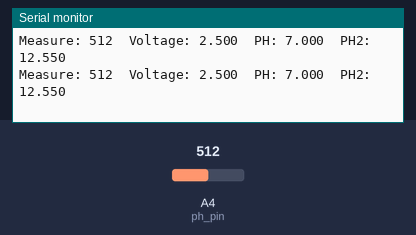
A sketch run on a simulated Arduino Uno, built with avr-gcc and run on an emulated ATmega328P. Parts: the last lines printed to the serial monitor. The inputs (shaded band) are chosen by the test bench; at power-on: A4 (ph_pin) = 512.

Above: at 2.8 s.
2.9 s: A4 (ph_pin) set to 716
At 4.4 s:
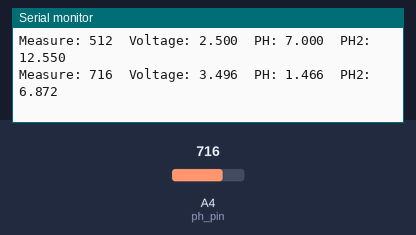
5.6 s: A4 (ph_pin) set to 900
At 7.2 s:
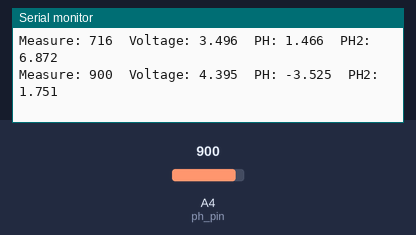
Timing chart, 0 to 8.7 s (numbered marks = the images above; inputs shaded):
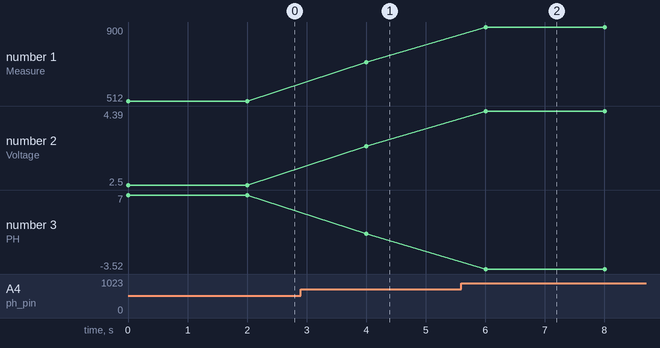

The sketch:

ph_medicao_calibragem.ino
```cpp
//Para calibrar o sensor de pH é necessario seguir os seguintes passos
//1º - Medir voltagem do sensor no vinagre (pH 3) e no alvejante(pH 13)
//2º - Tirar a equação da reta em https://pt.symbolab.com/solver/line-equation-calculator
//3º - Altera os valores de valor_calibracao e multi de acordo com a equação
//Caso não tenha os materiais, é possivel calibrar utilizando outros elementos, cujo saiba o pH
//Se for possível calibrar o potenciometro do analogico utilizado em 2.5V a fórmula é -5.7 * X -21.24

int ph_pin = A4;
//float valor_calibracao = 21.34;
float valor_calibracao = 26.8;
//float multi = -5.7;
float multi = -5.7;

void setup() {
  Serial.begin(9600);
  }

void loop() {
  int measure = analogRead(ph_pin);
  Serial.print("Measure: ");
  Serial.print(measure);

  double voltage = 5 / 1024.0 * measure;
  Serial.print("\tVoltage: ");
  Serial.print(voltage, 3);

  //se tiver calibrado em 2.5V, use este
  float Po = 7 + ((2.5 - voltage) / 0.18);
  Serial.print("\tPH: ");
  Serial.print(Po, 3);

  //caso contrario use este
  float Ph2 = multi * voltage + valor_calibracao;
  Serial.print("\tPH2: ");
  Serial.print(Ph2, 3);

  Serial.println("");
  delay(2000);
}
```

Measured:
- after the input at 2.9 s, the serial monitor: prints a new line after 1.1 s (image 1)
- after the input at 5.6 s, the serial monitor: prints a new line after 0.41 s (image 2)
- plotted number 1: 512 → 716 after the input at 2.9 s, 716 → 900 after the input at 5.6 s
- plotted number 2: 2.5 → 3.5 after the input at 2.9 s, 3.5 → 4.39 after the input at 5.6 s
- plotted number 3: 7 → 1.47 after the input at 2.9 s, 1.47 → -3.52 after the input at 5.6 s
